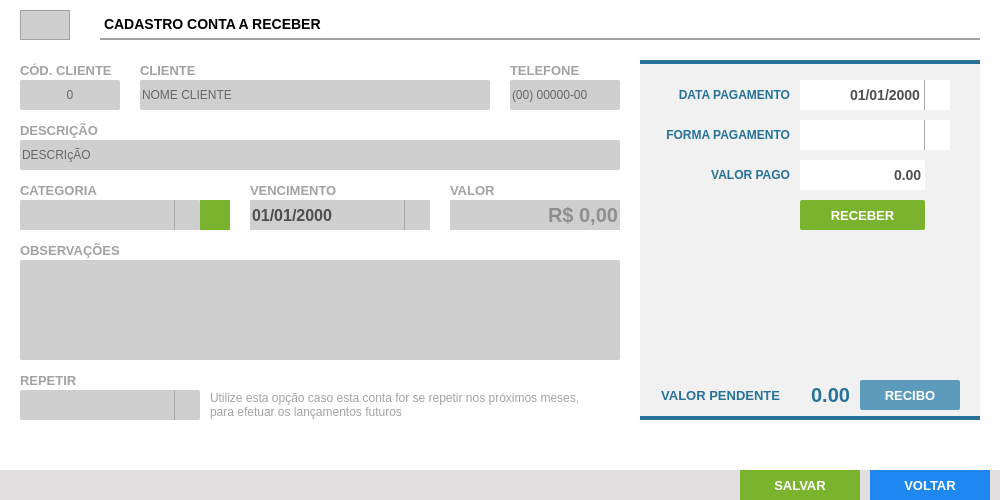
<?xml version="1.0" encoding="UTF-8"?>
<ui version="4.0">
 <class>ct_FormReceber</class>
 <widget class="QFrame" name="ct_FormReceber">
  <property name="geometry">
   <rect>
    <x>0</x>
    <y>0</y>
    <width>1000</width>
    <height>500</height>
   </rect>
  </property>
  <property name="windowTitle">
   <string>Frame</string>
  </property>
  <widget class="QFrame" name="fr_FormReceber">
   <property name="geometry">
    <rect>
     <x>0</x>
     <y>0</y>
     <width>1000</width>
     <height>500</height>
    </rect>
   </property>
   <property name="styleSheet">
    <string notr="true">background: #FFF;
border: none</string>
   </property>
   <property name="frameShape">
    <enum>QFrame::StyledPanel</enum>
   </property>
   <property name="frameShadow">
    <enum>QFrame::Raised</enum>
   </property>
   <widget class="QLabel" name="lb_FormProdutos">
    <property name="geometry">
     <rect>
      <x>100</x>
      <y>10</y>
      <width>880</width>
      <height>30</height>
     </rect>
    </property>
    <property name="styleSheet">
     <string notr="true">QLabel{
font-size: 14px;
font-family: &quot;Arial&quot;;
font-weight: bold;

border-bottom: 2px solid #A2A2A2
}</string>
    </property>
    <property name="text">
     <string>CADASTRO CONTA A RECEBER</string>
    </property>
   </widget>
   <widget class="QLineEdit" name="tx_Cod">
    <property name="enabled">
     <bool>false</bool>
    </property>
    <property name="geometry">
     <rect>
      <x>20</x>
      <y>10</y>
      <width>50</width>
      <height>30</height>
     </rect>
    </property>
    <property name="styleSheet">
     <string notr="true">QLineEdit{
background: #CFCFCF;
border: 1px solid #A2A2A2;
color: #000;
font-size: 14px;
font-family: &quot;Arial&quot;;
font-weight: bold;

}</string>
    </property>
    <property name="text">
     <string/>
    </property>
    <property name="alignment">
     <set>Qt::AlignCenter</set>
    </property>
   </widget>
   <widget class="QLabel" name="lb_FormCompra_5">
    <property name="geometry">
     <rect>
      <x>510</x>
      <y>60</y>
      <width>110</width>
      <height>20</height>
     </rect>
    </property>
    <property name="styleSheet">
     <string notr="true">QLabel{
font-size: 13px;
font-family: &quot;Arial&quot;;
font-weight: bold;
color: #A2A2A2;
}</string>
    </property>
    <property name="text">
     <string>TELEFONE</string>
    </property>
   </widget>
   <widget class="QLineEdit" name="tx_Id">
    <property name="geometry">
     <rect>
      <x>20</x>
      <y>80</y>
      <width>100</width>
      <height>30</height>
     </rect>
    </property>
    <property name="focusPolicy">
     <enum>Qt::WheelFocus</enum>
    </property>
    <property name="styleSheet">
     <string notr="true">QLineEdit{
background: #CFCFCF;
border-radius: 2px;
color: #000;
font: 13px &quot;Arial&quot; ;
text-transform: uppercase;
}
QLineEdit:Focus {
border: 1px solid red;
}</string>
    </property>
    <property name="alignment">
     <set>Qt::AlignCenter</set>
    </property>
    <property name="placeholderText">
     <string>0</string>
    </property>
   </widget>
   <widget class="QLabel" name="lb_FormCompra_2">
    <property name="geometry">
     <rect>
      <x>140</x>
      <y>60</y>
      <width>120</width>
      <height>20</height>
     </rect>
    </property>
    <property name="styleSheet">
     <string notr="true">QLabel{
font-size: 13px;
font-family: &quot;Arial&quot;;
font-weight: bold;
color: #A2A2A2;
}</string>
    </property>
    <property name="text">
     <string>CLIENTE</string>
    </property>
   </widget>
   <widget class="QLineEdit" name="tx_NomeFantasia">
    <property name="geometry">
     <rect>
      <x>140</x>
      <y>80</y>
      <width>350</width>
      <height>30</height>
     </rect>
    </property>
    <property name="focusPolicy">
     <enum>Qt::WheelFocus</enum>
    </property>
    <property name="styleSheet">
     <string notr="true">QLineEdit{
background: #CFCFCF;
border-radius: 2px;
color: #000;
font: 13px &quot;Arial&quot; ;
text-transform: uppercase;
}
QLineEdit:Focus {
border: 1px solid red;
}</string>
    </property>
    <property name="placeholderText">
     <string>NOME CLIENTE</string>
    </property>
   </widget>
   <widget class="QLabel" name="lb_FormCompra_3">
    <property name="geometry">
     <rect>
      <x>20</x>
      <y>60</y>
      <width>100</width>
      <height>20</height>
     </rect>
    </property>
    <property name="styleSheet">
     <string notr="true">QLabel{
font-size: 13px;
font-family: &quot;Arial&quot;;
font-weight: bold;
color: #A2A2A2;
}</string>
    </property>
    <property name="text">
     <string>CÓD. CLIENTE</string>
    </property>
   </widget>
   <widget class="QLineEdit" name="tx_Telefone">
    <property name="geometry">
     <rect>
      <x>510</x>
      <y>80</y>
      <width>110</width>
      <height>30</height>
     </rect>
    </property>
    <property name="focusPolicy">
     <enum>Qt::WheelFocus</enum>
    </property>
    <property name="styleSheet">
     <string notr="true">QLineEdit{
background: #CFCFCF;
border-radius: 2px;
color: #000;
font: 13px &quot;Arial&quot; ;
text-transform: uppercase;
}
QLineEdit:Focus {
border: 1px solid red;
}</string>
    </property>
    <property name="readOnly">
     <bool>true</bool>
    </property>
    <property name="placeholderText">
     <string>(00) 00000-00</string>
    </property>
   </widget>
   <widget class="QLineEdit" name="tx_descricao">
    <property name="geometry">
     <rect>
      <x>20</x>
      <y>140</y>
      <width>600</width>
      <height>30</height>
     </rect>
    </property>
    <property name="mouseTracking">
     <bool>true</bool>
    </property>
    <property name="focusPolicy">
     <enum>Qt::WheelFocus</enum>
    </property>
    <property name="styleSheet">
     <string notr="true">QLineEdit{
background: #CFCFCF;
border-radius: 2px;
color: #000;
font: 13px &quot;Arial&quot; ;
text-transform: uppercase;
}
QLineEdit:Focus {
border: 1px solid red;
}</string>
    </property>
    <property name="text">
     <string/>
    </property>
    <property name="frame">
     <bool>false</bool>
    </property>
    <property name="cursorPosition">
     <number>0</number>
    </property>
    <property name="alignment">
     <set>Qt::AlignLeading|Qt::AlignLeft|Qt::AlignVCenter</set>
    </property>
    <property name="readOnly">
     <bool>false</bool>
    </property>
    <property name="placeholderText">
     <string>DESCRIçÃO </string>
    </property>
   </widget>
   <widget class="QLabel" name="lb_FormCompra_4">
    <property name="geometry">
     <rect>
      <x>20</x>
      <y>120</y>
      <width>120</width>
      <height>20</height>
     </rect>
    </property>
    <property name="styleSheet">
     <string notr="true">QLabel{
font-size: 13px;
font-family: &quot;Arial&quot;;
font-weight: bold;
color: #A2A2A2;
}</string>
    </property>
    <property name="text">
     <string>DESCRIÇÃO</string>
    </property>
   </widget>
   <widget class="QLabel" name="lb_FormCompra_6">
    <property name="geometry">
     <rect>
      <x>20</x>
      <y>180</y>
      <width>120</width>
      <height>20</height>
     </rect>
    </property>
    <property name="styleSheet">
     <string notr="true">QLabel{
font-size: 13px;
font-family: &quot;Arial&quot;;
font-weight: bold;
color: #A2A2A2;
}</string>
    </property>
    <property name="text">
     <string>CATEGORIA</string>
    </property>
   </widget>
   <widget class="QComboBox" name="cb_categoria">
    <property name="geometry">
     <rect>
      <x>20</x>
      <y>200</y>
      <width>180</width>
      <height>30</height>
     </rect>
    </property>
    <property name="styleSheet">
     <string notr="true">QComboBox{
background: #CFCFCF;
border-radius: 2px;
color: #000;
font: 13px &quot;Arial&quot; ;
text-transform: uppercase;
}
QComboBox:Focus {
border: 1px solid red;
}
 QComboBox::drop-down {
     subcontrol-origin: padding;
     subcontrol-position: top right;
     width: 25px;
     border-left-width: 1px;
     border-left-color: darkgray;
     border-left-style: solid; /* just a single line */
     border-top-right-radius: 3px; /* same radius as the QComboBox */
     border-bottom-right-radius: 3px;
 }
QComboBox::down-arrow {
     image: url(&quot;+self.resourcepath('Images/down.png')+&quot;);
 }
</string>
    </property>
   </widget>
   <widget class="QPushButton" name="bt_AddCategoriaProduto">
    <property name="geometry">
     <rect>
      <x>200</x>
      <y>200</y>
      <width>30</width>
      <height>30</height>
     </rect>
    </property>
    <property name="font">
     <font>
      <family>Arial</family>
      <pointsize>16</pointsize>
      <weight>75</weight>
      <bold>true</bold>
     </font>
    </property>
    <property name="styleSheet">
     <string notr="true">QPushButton{
background: #7AB32E;
color: #FFF
}
QPushButton:hover{
background-color: #40a286
}</string>
    </property>
    <property name="text">
     <string/>
    </property>
   </widget>
   <widget class="QPushButton" name="bt_CancelAddCatergoria">
    <property name="geometry">
     <rect>
      <x>200</x>
      <y>200</y>
      <width>30</width>
      <height>30</height>
     </rect>
    </property>
    <property name="font">
     <font>
      <family>Arial</family>
      <pointsize>16</pointsize>
      <weight>75</weight>
      <bold>true</bold>
     </font>
    </property>
    <property name="toolTip">
     <string>&lt;html&gt;&lt;head/&gt;&lt;body&gt;&lt;p&gt;Cancelar&lt;/p&gt;&lt;/body&gt;&lt;/html&gt;</string>
    </property>
    <property name="styleSheet">
     <string notr="true">QPushButton{
background: #7AB32E;
color: #FFF
}
QPushButton:hover{
background-color: #40a286
}</string>
    </property>
    <property name="text">
     <string/>
    </property>
   </widget>
   <widget class="QDateEdit" name="dt_Vencimento">
    <property name="geometry">
     <rect>
      <x>250</x>
      <y>200</y>
      <width>180</width>
      <height>30</height>
     </rect>
    </property>
    <property name="styleSheet">
     <string notr="true">QDateEdit {
background: #CFCFCF;
border: none;
font-family: &quot;Arial&quot;;
font-size: 16px;
font-weight: bold;
color: rgb(80,79,79)
}
 QDateEdit::drop-down {
     subcontrol-origin: padding;
     subcontrol-position: top right;
     width: 25px;
     border-left-width: 1px;
     border-left-color: darkgray;
     border-left-style: solid; /* just a single line */
     border-top-right-radius: 3px; /* same radius as the QComboBox */
     border-bottom-right-radius: 3px;
 }
QDateEdit::down-arrow {
     image: url(&quot;+self.resourcepath('Images/down.png')+&quot;);
 }

QCalendarWidget QAbstractItemView:enabled 
  {
border: none;
  	font-size:13px;  
  	color: #000;  
  	background-color: #F1F1F1;  
  	selection-background-color: rgb(64, 64, 64); 
  	selection-color: rgb(0, 255, 0); 
  }
QCalendarWidget QToolButton {
	border: none;
  	color: #000
  }

 QCalendarWidget QMenu {
  	width: 150px;
  	left: 20px;
  	color: white;
  	font-size: 18px;
  	background-color: rgb(100, 100, 100);
  }
QCalendarWidget QWidget#qt_calendar_navigationbar
{ 
border: none;
}</string>
    </property>
    <property name="displayFormat">
     <string>dd/MM/yyyy</string>
    </property>
    <property name="calendarPopup">
     <bool>true</bool>
    </property>
   </widget>
   <widget class="QLabel" name="lb_FormCompra_7">
    <property name="geometry">
     <rect>
      <x>250</x>
      <y>180</y>
      <width>150</width>
      <height>20</height>
     </rect>
    </property>
    <property name="styleSheet">
     <string notr="true">QLabel{
font-size: 13px;
font-family: &quot;Arial&quot;;
font-weight: bold;
color: #A2A2A2;
}</string>
    </property>
    <property name="text">
     <string>VENCIMENTO</string>
    </property>
   </widget>
   <widget class="QTextEdit" name="tx_Obs">
    <property name="geometry">
     <rect>
      <x>20</x>
      <y>260</y>
      <width>600</width>
      <height>100</height>
     </rect>
    </property>
    <property name="styleSheet">
     <string notr="true">QTextEdit{
background: #CFCFCF;
border-radius: 2px;
color: #000;
font: 13px &quot;Arial&quot; ;
text-transform: uppercase;
}
QTextEdit:Focus {
border: 1px solid red;
}</string>
    </property>
   </widget>
   <widget class="QLabel" name="lb_FormCompra_8">
    <property name="geometry">
     <rect>
      <x>20</x>
      <y>240</y>
      <width>120</width>
      <height>20</height>
     </rect>
    </property>
    <property name="styleSheet">
     <string notr="true">QLabel{
font-size: 13px;
font-family: &quot;Arial&quot;;
font-weight: bold;
color: #A2A2A2;
}</string>
    </property>
    <property name="text">
     <string>OBSERVAÇÕES</string>
    </property>
   </widget>
   <widget class="QFrame" name="fr_financeiroCompra">
    <property name="geometry">
     <rect>
      <x>640</x>
      <y>60</y>
      <width>340</width>
      <height>360</height>
     </rect>
    </property>
    <property name="styleSheet">
     <string notr="true">background: #F1F1F1;
border-top: 4px solid #277298;
border-bottom: 4px solid #277298;</string>
    </property>
    <property name="frameShape">
     <enum>QFrame::StyledPanel</enum>
    </property>
    <property name="frameShadow">
     <enum>QFrame::Raised</enum>
    </property>
    <widget class="QLabel" name="lb_FormVenda_14">
     <property name="geometry">
      <rect>
       <x>20</x>
       <y>20</y>
       <width>130</width>
       <height>30</height>
      </rect>
     </property>
     <property name="styleSheet">
      <string notr="true">QLabel{
font-size: 12px;
font-family: &quot;Arial&quot;;
font-weight: bold;
color: #277298;
border: none
}</string>
     </property>
     <property name="text">
      <string>DATA PAGAMENTO</string>
     </property>
     <property name="alignment">
      <set>Qt::AlignRight|Qt::AlignTrailing|Qt::AlignVCenter</set>
     </property>
    </widget>
    <widget class="QDateEdit" name="dt_dataPagamento">
     <property name="geometry">
      <rect>
       <x>160</x>
       <y>20</y>
       <width>150</width>
       <height>30</height>
      </rect>
     </property>
     <property name="styleSheet">
      <string notr="true">QDateEdit {
background: #FFF;
border: none;
font-family: &quot;Arial&quot;;
font-size: 14px;
font-weight: bold;
color: rgb(80,79,79)
}
 QDateEdit::drop-down {
     subcontrol-origin: padding;
     subcontrol-position: top right;
     width: 25px;
     border-left-width: 1px;
     border-left-color: darkgray;
     border-left-style: solid; /* just a single line */
     border-top-right-radius: 3px; /* same radius as the QComboBox */
     border-bottom-right-radius: 3px;
 }
QDateEdit::down-arrow {
     image: url(&quot;+self.resourcepath('Images/down.png')+&quot;);
 }

QCalendarWidget QAbstractItemView:enabled 
  {
border: none;
  	font-size:13px;  
  	color: #000;  
  	background-color: #F1F1F1;  
  	selection-background-color: rgb(64, 64, 64); 
  	selection-color: rgb(0, 255, 0); 
  }
QCalendarWidget QToolButton {
	border: none;
  	color: #000
  }

 QCalendarWidget QMenu {
  	width: 150px;
  	left: 20px;
  	color: white;
  	font-size: 18px;
  	background-color: rgb(100, 100, 100);
  }
QCalendarWidget QWidget#qt_calendar_navigationbar
{ 
border: none;
}</string>
     </property>
     <property name="alignment">
      <set>Qt::AlignRight|Qt::AlignTrailing|Qt::AlignVCenter</set>
     </property>
     <property name="displayFormat">
      <string>dd/MM/yyyy</string>
     </property>
     <property name="calendarPopup">
      <bool>true</bool>
     </property>
    </widget>
    <widget class="QLabel" name="lb_FormVenda_22">
     <property name="geometry">
      <rect>
       <x>20</x>
       <y>320</y>
       <width>120</width>
       <height>30</height>
      </rect>
     </property>
     <property name="styleSheet">
      <string notr="true">QLabel{
font-size: 13px;
font-family: &quot;Arial&quot;;
font-weight: bold;
color: #277298;
border: none
}</string>
     </property>
     <property name="text">
      <string>VALOR PENDENTE</string>
     </property>
     <property name="alignment">
      <set>Qt::AlignRight|Qt::AlignTrailing|Qt::AlignVCenter</set>
     </property>
    </widget>
    <widget class="QLabel" name="lb_ValorPendente">
     <property name="geometry">
      <rect>
       <x>140</x>
       <y>320</y>
       <width>70</width>
       <height>30</height>
      </rect>
     </property>
     <property name="styleSheet">
      <string notr="true">QLabel{
font-size: 20px;
font-family: &quot;Arial&quot;;
font-weight: bold;
color: #277298;
border: none
}</string>
     </property>
     <property name="text">
      <string>0.00</string>
     </property>
     <property name="alignment">
      <set>Qt::AlignRight|Qt::AlignTrailing|Qt::AlignVCenter</set>
     </property>
    </widget>
    <widget class="QLineEdit" name="tx_valorPago">
     <property name="geometry">
      <rect>
       <x>160</x>
       <y>100</y>
       <width>125</width>
       <height>30</height>
      </rect>
     </property>
     <property name="focusPolicy">
      <enum>Qt::WheelFocus</enum>
     </property>
     <property name="styleSheet">
      <string notr="true">QLineEdit{
background: #FFF;
border: none;
font-family: &quot;Arial&quot;;
font-size: 14px;
font-weight: bold;
color: rgb(80,79,79)
}
QLineEdit:Focus {
border: 1px solid red;
}</string>
     </property>
     <property name="text">
      <string>0.00</string>
     </property>
     <property name="alignment">
      <set>Qt::AlignRight|Qt::AlignTrailing|Qt::AlignVCenter</set>
     </property>
     <property name="placeholderText">
      <string>R$ 0.00</string>
     </property>
    </widget>
    <widget class="QLabel" name="lb_FormVenda_27">
     <property name="geometry">
      <rect>
       <x>20</x>
       <y>60</y>
       <width>130</width>
       <height>30</height>
      </rect>
     </property>
     <property name="styleSheet">
      <string notr="true">QLabel{
font-size: 12px;
font-family: &quot;Arial&quot;;
font-weight: bold;
color: #277298;
border: none
}</string>
     </property>
     <property name="text">
      <string>FORMA PAGAMENTO</string>
     </property>
     <property name="alignment">
      <set>Qt::AlignRight|Qt::AlignTrailing|Qt::AlignVCenter</set>
     </property>
    </widget>
    <widget class="QComboBox" name="cb_formaPagamento">
     <property name="geometry">
      <rect>
       <x>160</x>
       <y>60</y>
       <width>150</width>
       <height>30</height>
      </rect>
     </property>
     <property name="styleSheet">
      <string notr="true">QComboBox{
background: #FFF;
border: none;
font-family: &quot;Arial&quot;;
font-size: 14px;
font-weight: bold;
color: rgb(80,79,79)

}
QCombobox:on {
color: #000;
font: 10px &quot;Arial&quot; ;
text-transform: uppercase;
font-weight: bold;
}
QComboBox:Focus {
border: 1px solid red;
}
 QComboBox::drop-down {
     subcontrol-origin: padding;
     subcontrol-position: top right;
     width: 25px;

     border-left-width: 1px;
     border-left-color: darkgray;
     border-left-style: solid; /* just a single line */
     border-top-right-radius: 3px; /* same radius as the QComboBox */
     border-bottom-right-radius: 3px;

 }
QComboBox::down-arrow {
     image: url(&quot;+self.resourcepath('Images/down.png')+&quot;);
 }
QComboBox QAbstractItemView {
    border: 1px solid darkgray;
    selection-background-color: #40a286;
color: #000;
font: 10px &quot;Arial&quot; ;
text-transform: uppercase;
font-weight: bold;
}
</string>
     </property>
    </widget>
    <widget class="QLabel" name="lb_FormVenda_28">
     <property name="geometry">
      <rect>
       <x>20</x>
       <y>100</y>
       <width>130</width>
       <height>30</height>
      </rect>
     </property>
     <property name="styleSheet">
      <string notr="true">QLabel{
font-size: 12px;
font-family: &quot;Arial&quot;;
font-weight: bold;
color: #277298;
border: none
}</string>
     </property>
     <property name="text">
      <string>VALOR PAGO</string>
     </property>
     <property name="alignment">
      <set>Qt::AlignRight|Qt::AlignTrailing|Qt::AlignVCenter</set>
     </property>
    </widget>
    <widget class="QPushButton" name="bt_receber">
     <property name="enabled">
      <bool>true</bool>
     </property>
     <property name="geometry">
      <rect>
       <x>160</x>
       <y>140</y>
       <width>125</width>
       <height>30</height>
      </rect>
     </property>
     <property name="font">
      <font>
       <family>Tahoma</family>
       <pointsize>10</pointsize>
       <weight>75</weight>
       <bold>true</bold>
      </font>
     </property>
     <property name="cursor">
      <cursorShape>PointingHandCursor</cursorShape>
     </property>
     <property name="focusPolicy">
      <enum>Qt::NoFocus</enum>
     </property>
     <property name="contextMenuPolicy">
      <enum>Qt::ActionsContextMenu</enum>
     </property>
     <property name="styleSheet">
      <string notr="true">QPushButton {
background-color: #7AB32E;
color: #FFF;
border: none;
border-radius: 2px
 }
QPushButton:hover{
background-color: #40a286
}</string>
     </property>
     <property name="text">
      <string>RECEBER</string>
     </property>
     <property name="iconSize">
      <size>
       <width>75</width>
       <height>35</height>
      </size>
     </property>
    </widget>
    <widget class="QPushButton" name="bt_PrintRecibo">
     <property name="enabled">
      <bool>false</bool>
     </property>
     <property name="geometry">
      <rect>
       <x>220</x>
       <y>320</y>
       <width>100</width>
       <height>30</height>
      </rect>
     </property>
     <property name="font">
      <font>
       <family>Tahoma</family>
       <pointsize>10</pointsize>
       <weight>75</weight>
       <bold>true</bold>
      </font>
     </property>
     <property name="cursor">
      <cursorShape>PointingHandCursor</cursorShape>
     </property>
     <property name="focusPolicy">
      <enum>Qt::NoFocus</enum>
     </property>
     <property name="contextMenuPolicy">
      <enum>Qt::ActionsContextMenu</enum>
     </property>
     <property name="styleSheet">
      <string notr="true">QPushButton {
background-color: #5C9BBC;
color: #FFF;
border: none;
border-radius: 2px
 }
QPushButton:hover{
background-color: #40a286
}</string>
     </property>
     <property name="text">
      <string>RECIBO</string>
     </property>
     <property name="iconSize">
      <size>
       <width>75</width>
       <height>35</height>
      </size>
     </property>
    </widget>
   </widget>
   <widget class="QLabel" name="lb_FormCompra_9">
    <property name="geometry">
     <rect>
      <x>450</x>
      <y>180</y>
      <width>100</width>
      <height>20</height>
     </rect>
    </property>
    <property name="styleSheet">
     <string notr="true">QLabel{
font-size: 13px;
font-family: &quot;Arial&quot;;
font-weight: bold;
color: #A2A2A2;
}</string>
    </property>
    <property name="text">
     <string>VALOR</string>
    </property>
   </widget>
   <widget class="QLineEdit" name="tx_valor">
    <property name="geometry">
     <rect>
      <x>450</x>
      <y>200</y>
      <width>170</width>
      <height>30</height>
     </rect>
    </property>
    <property name="focusPolicy">
     <enum>Qt::WheelFocus</enum>
    </property>
    <property name="styleSheet">
     <string notr="true">QLineEdit{
background: #CFCFCF;
border: none;
font-family: &quot;Arial&quot;;
font-size: 20px;
font-weight: bold;
color: rgb(80,79,79)
}
QLineEdit:Focus {
border: 1px solid red;
}</string>
    </property>
    <property name="alignment">
     <set>Qt::AlignRight|Qt::AlignTrailing|Qt::AlignVCenter</set>
    </property>
    <property name="placeholderText">
     <string>R$ 0,00</string>
    </property>
   </widget>
   <widget class="QComboBox" name="cb_repetir">
    <property name="geometry">
     <rect>
      <x>20</x>
      <y>390</y>
      <width>180</width>
      <height>30</height>
     </rect>
    </property>
    <property name="styleSheet">
     <string notr="true">QComboBox{
background: #CFCFCF;
border-radius: 2px;
color: #000;
font: 13px &quot;Arial&quot; ;
text-transform: uppercase;
}
QComboBox:Focus {
border: 1px solid red;
}
 QComboBox::drop-down {
     subcontrol-origin: padding;
     subcontrol-position: top right;
     width: 25px;
     border-left-width: 1px;
     border-left-color: darkgray;
     border-left-style: solid; /* just a single line */
     border-top-right-radius: 3px; /* same radius as the QComboBox */
     border-bottom-right-radius: 3px;
 }
QComboBox::down-arrow {
     image: url(&quot;+self.resourcepath('Images/down.png')+&quot;);
 }
</string>
    </property>
   </widget>
   <widget class="QLabel" name="lb_Repetir">
    <property name="geometry">
     <rect>
      <x>20</x>
      <y>370</y>
      <width>110</width>
      <height>20</height>
     </rect>
    </property>
    <property name="styleSheet">
     <string notr="true">QLabel{
font-size: 13px;
font-family: &quot;Arial&quot;;
font-weight: bold;
color: #A2A2A2;
}</string>
    </property>
    <property name="text">
     <string>REPETIR</string>
    </property>
   </widget>
   <widget class="QFrame" name="fr_BotoesFormCompra">
    <property name="geometry">
     <rect>
      <x>0</x>
      <y>470</y>
      <width>1000</width>
      <height>30</height>
     </rect>
    </property>
    <property name="styleSheet">
     <string notr="true">background:#E1DFE0;
border: none;</string>
    </property>
    <widget class="QPushButton" name="bt_Voltar">
     <property name="geometry">
      <rect>
       <x>870</x>
       <y>0</y>
       <width>120</width>
       <height>30</height>
      </rect>
     </property>
     <property name="font">
      <font>
       <family>Tahoma</family>
       <pointsize>10</pointsize>
       <weight>75</weight>
       <bold>true</bold>
      </font>
     </property>
     <property name="cursor">
      <cursorShape>PointingHandCursor</cursorShape>
     </property>
     <property name="focusPolicy">
      <enum>Qt::NoFocus</enum>
     </property>
     <property name="contextMenuPolicy">
      <enum>Qt::ActionsContextMenu</enum>
     </property>
     <property name="styleSheet">
      <string notr="true">QPushButton {
background-color: #1E87F0;
color: #FFF
}
QPushButton:hover{
background-color: #40a286
}</string>
     </property>
     <property name="text">
      <string>VOLTAR</string>
     </property>
     <property name="iconSize">
      <size>
       <width>75</width>
       <height>35</height>
      </size>
     </property>
    </widget>
    <widget class="QPushButton" name="bt_Salvar">
     <property name="geometry">
      <rect>
       <x>740</x>
       <y>0</y>
       <width>120</width>
       <height>30</height>
      </rect>
     </property>
     <property name="font">
      <font>
       <family>Tahoma</family>
       <pointsize>10</pointsize>
       <weight>75</weight>
       <bold>true</bold>
      </font>
     </property>
     <property name="cursor">
      <cursorShape>PointingHandCursor</cursorShape>
     </property>
     <property name="focusPolicy">
      <enum>Qt::NoFocus</enum>
     </property>
     <property name="contextMenuPolicy">
      <enum>Qt::ActionsContextMenu</enum>
     </property>
     <property name="styleSheet">
      <string notr="true">QPushButton {
background-color: #7AB32E;
color: #FFF
 }
QPushButton:hover{
background-color: #40a286
}</string>
     </property>
     <property name="text">
      <string>SALVAR</string>
     </property>
     <property name="iconSize">
      <size>
       <width>75</width>
       <height>35</height>
      </size>
     </property>
    </widget>
   </widget>
   <widget class="QLabel" name="lb_obsRepetir">
    <property name="geometry">
     <rect>
      <x>210</x>
      <y>390</y>
      <width>410</width>
      <height>30</height>
     </rect>
    </property>
    <property name="styleSheet">
     <string notr="true">   QLabel 
{
font-family: &quot;Arial&quot;;
color: #a3a3a3;
 font-size: 12px;
text-align: center
   

}</string>
    </property>
    <property name="text">
     <string>Utilize esta opção caso esta conta for se repetir nos próximos meses,  
para efetuar os lançamentos futuros</string>
    </property>
    <property name="margin">
     <number>0</number>
    </property>
   </widget>
   <widget class="QLineEdit" name="tx_addCategoria">
    <property name="geometry">
     <rect>
      <x>20</x>
      <y>200</y>
      <width>180</width>
      <height>30</height>
     </rect>
    </property>
    <property name="styleSheet">
     <string notr="true">QLineEdit{
background: #CFCFCF;
border-radius: 2px;
color: #000;
font: 13px &quot;Arial&quot; ;
text-transform: uppercase;
}
QLineEdit:Focus {
border: 1px solid red;
}</string>
    </property>
   </widget>
   <zorder>tx_addCategoria</zorder>
   <zorder>bt_CancelAddCatergoria</zorder>
   <zorder>lb_FormProdutos</zorder>
   <zorder>tx_Cod</zorder>
   <zorder>lb_FormCompra_5</zorder>
   <zorder>tx_Id</zorder>
   <zorder>lb_FormCompra_2</zorder>
   <zorder>tx_NomeFantasia</zorder>
   <zorder>lb_FormCompra_3</zorder>
   <zorder>tx_Telefone</zorder>
   <zorder>tx_descricao</zorder>
   <zorder>lb_FormCompra_4</zorder>
   <zorder>lb_FormCompra_6</zorder>
   <zorder>cb_categoria</zorder>
   <zorder>bt_AddCategoriaProduto</zorder>
   <zorder>dt_Vencimento</zorder>
   <zorder>lb_FormCompra_7</zorder>
   <zorder>tx_Obs</zorder>
   <zorder>lb_FormCompra_8</zorder>
   <zorder>fr_financeiroCompra</zorder>
   <zorder>lb_FormCompra_9</zorder>
   <zorder>tx_valor</zorder>
   <zorder>cb_repetir</zorder>
   <zorder>lb_Repetir</zorder>
   <zorder>fr_BotoesFormCompra</zorder>
   <zorder>lb_obsRepetir</zorder>
  </widget>
 </widget>
 <tabstops>
  <tabstop>tx_Cod</tabstop>
  <tabstop>tx_Id</tabstop>
  <tabstop>tx_NomeFantasia</tabstop>
  <tabstop>tx_Telefone</tabstop>
  <tabstop>tx_descricao</tabstop>
  <tabstop>cb_categoria</tabstop>
  <tabstop>bt_AddCategoriaProduto</tabstop>
  <tabstop>bt_CancelAddCatergoria</tabstop>
  <tabstop>dt_Vencimento</tabstop>
  <tabstop>tx_valor</tabstop>
  <tabstop>tx_Obs</tabstop>
  <tabstop>cb_repetir</tabstop>
  <tabstop>tx_addCategoria</tabstop>
  <tabstop>dt_dataPagamento</tabstop>
  <tabstop>tx_valorPago</tabstop>
  <tabstop>cb_formaPagamento</tabstop>
 </tabstops>
 <resources/>
 <connections/>
</ui>
